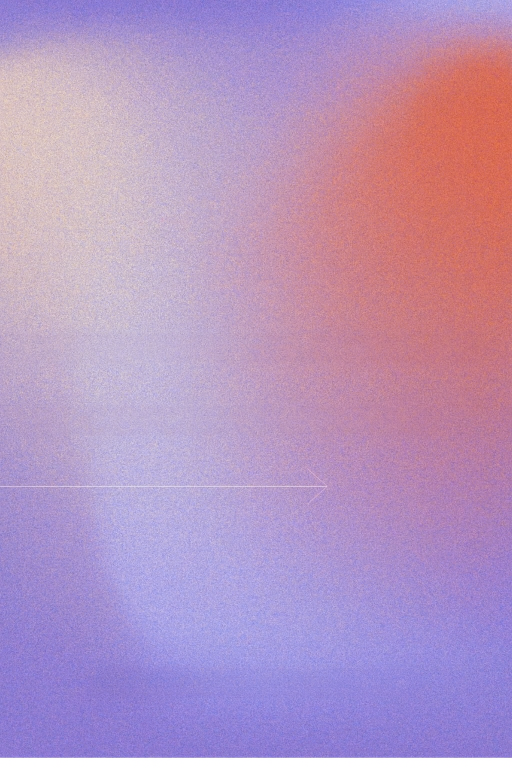
#> input picture assets/images/fond_bleu_rouge_fleche.png, 1024 x 1536 px (shown at 1/2 size)
$ python blanc_sans_le_n.py
#> lines starting #> are read from the running program, lines starting #| are printed output that depends on the picture; after the words box and inside, x2 and y2 are one past the last pixel; in counts of white or black regions, pixels touching at a corner belong together
from PIL import Image, ImageFilter
import numpy as np
import os

def build_arrow_mask(im, white_thresh=245, sat_thresh=30,
                     dog_radius_small=1.2, dog_radius_large=3.0,
                     mask_threshold=12, dilate=1):
    # RGB -> luminance + saturation-like
#> called with white_thresh = 245, sat_thresh = 35, dog_radius_small = 1, dog_radius_large = 2.8, mask_threshold = 11, dilate = 1
    arr = np.array(im.convert("RGB"), dtype=np.uint8)
#> arr is the input picture: shape (1536, 1024, 3); mean R, G, B 182, 149.5, 191.4
    lum = (0.2126*arr[...,0] + 0.7152*arr[...,1] + 0.0722*arr[...,2]).astype(np.float32)
    maxc = arr.max(axis=2).astype(np.int16)
    minc = arr.min(axis=2).astype(np.int16)
    spread = (maxc - minc).astype(np.float32)
    sat_like = (spread / np.maximum(maxc, 1)) * 255.0
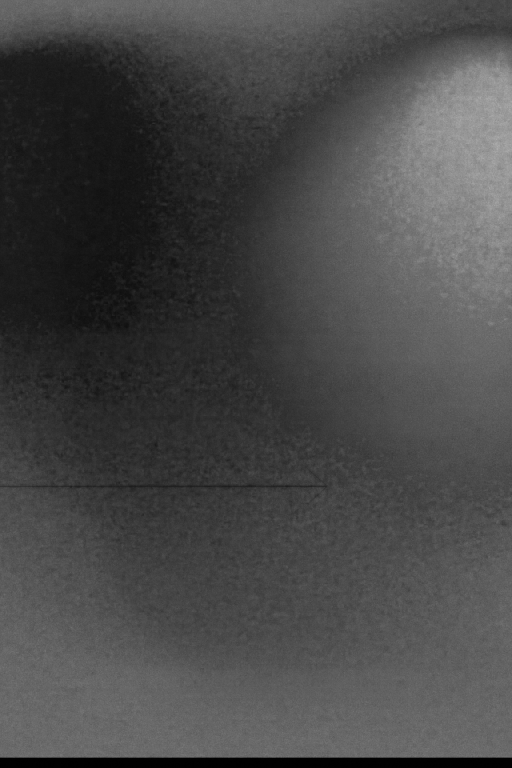
#> sat_like: shape (1536, 1024) float32 (shown at 1/2 size); min 0, max 179, mean 72.5

    near_white = (arr[...,0] >= white_thresh) & (arr[...,1] >= white_thresh) & (arr[...,2] >= white_thresh) & (sat_like <= sat_thresh)
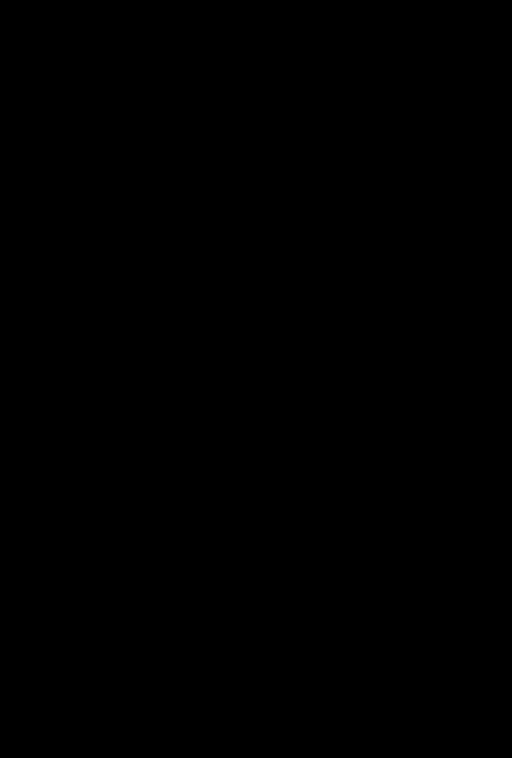
#> near_white: shape (1536, 1024) bool (shown at 1/2 size); 1.3% white; 1 white region, box (x1, y1, x2, y2) and area: (0, 1516, 1024, 1536) 20480

    # Difference of Gaussians pour isoler les traits fins clairs
    L1 = Image.fromarray(np.clip(lum,0,255).astype(np.uint8), "L").filter(ImageFilter.GaussianBlur(radius=dog_radius_small))
    L2 = Image.fromarray(np.clip(lum,0,255).astype(np.uint8), "L").filter(ImageFilter.GaussianBlur(radius=dog_radius_large))
    dog = np.array(L1, dtype=np.int16) - np.array(L2, dtype=np.int16)
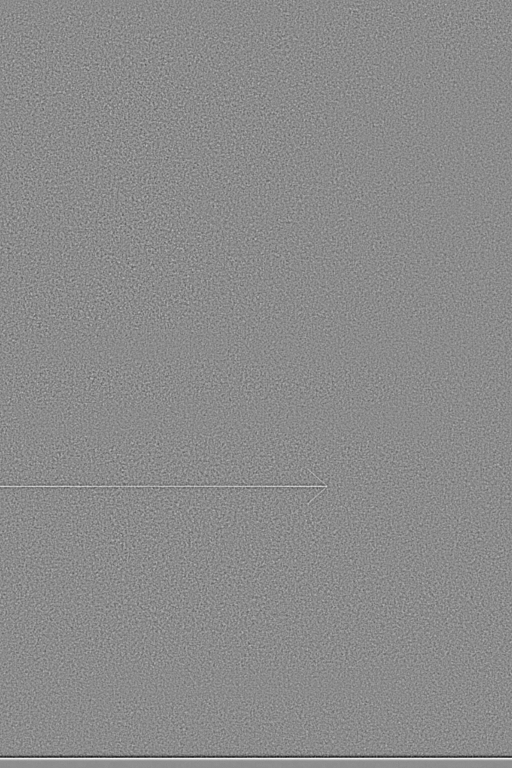
#> dog: shape (1536, 1024) int16 (shown at 1/2 size); min -35, max 28, mean -0.5; drawn with min black and max white
    dog_mask = dog > mask_threshold
#> dog_mask: shape (1536, 1024) bool; 0.25% white; 99 white regions (88 under 20 px), largest, box (x1, y1, x2, y2) and area: (0, 1516, 1024, 1519) 3072, (524, 971, 654, 974) 194, (39, 972, 146, 974) 155

    mask = near_white | dog_mask
#> mask: shape (1536, 1024) bool; 1.4% white; 99 white regions (88 under 20 px), largest, box (x1, y1, x2, y2) and area: (0, 1516, 1024, 1536) 20480, (524, 971, 654, 974) 194, (39, 972, 146, 974) 155
    if dilate > 0:
        mask = np.array(Image.fromarray(mask.astype(np.uint8)*255, "L")
                        .filter(ImageFilter.MaxFilter(size=dilate*2+1))) > 127
#> mask: shape (1536, 1024) bool; 1.6% white; 85 white regions (74 under 20 px), largest, box (x1, y1, x2, y2) and area: (0, 1515, 1024, 1536) 21504, (387, 970, 655, 975) 953, (0, 971, 147, 975) 541
    return mask

def inpaint_by_neighbor_mean(im, mask, max_iter=400, neighbors=8):
#> called with max_iter = 500, neighbors = 8
    assert neighbors in (4,8)
    arr = np.array(im.convert("RGBA"), dtype=np.uint8)
    R, G, B, A = [arr[...,i].astype(np.float32) for i in range(4)]
#> A: shape (1536, 1024) float32; every value is 255
    h, w = R.shape
#> h = 1536; w = 1024
    target = mask.copy()
    offsets = [(0,1),(1,0),(0,-1),(-1,0)] + ([(1,1),(1,-1),(-1,1),(-1,-1)] if neighbors==8 else [])

    for _ in range(max_iter):
        nonmasked = ~target
        Rp = np.pad(R, ((1,1),(1,1)), mode='edge')
        Gp = np.pad(G, ((1,1),(1,1)), mode='edge')
        Bp = np.pad(B, ((1,1),(1,1)), mode='edge')
        Mp = np.pad(nonmasked.astype(np.float32), ((1,1),(1,1)), mode='constant', constant_values=0.0)

        sumR = np.zeros_like(R); sumG = np.zeros_like(G); sumB = np.zeros_like(B); cnt = np.zeros_like(R)
        for dy, dx in offsets:
            y0, y1 = 1+dy, 1+dy+h; x0, x1 = 1+dx, 1+dx+w
            m = Mp[y0:y1, x0:x1]
            sumR += Rp[y0:y1, x0:x1] * m; sumG += Gp[y0:y1, x0:x1] * m; sumB += Bp[y0:y1, x0:x1] * m
            cnt  += m

        can_fill = target & (cnt > 0)
        if not np.any(can_fill): break

        R[can_fill] = sumR[can_fill] / cnt[can_fill]
        G[can_fill] = sumG[can_fill] / cnt[can_fill]
        B[can_fill] = sumB[can_fill] / cnt[can_fill]
        R = np.clip(np.rint(R),0,255); G = np.clip(np.rint(G),0,255); B = np.clip(np.rint(B),0,255)
        target[can_fill] = False
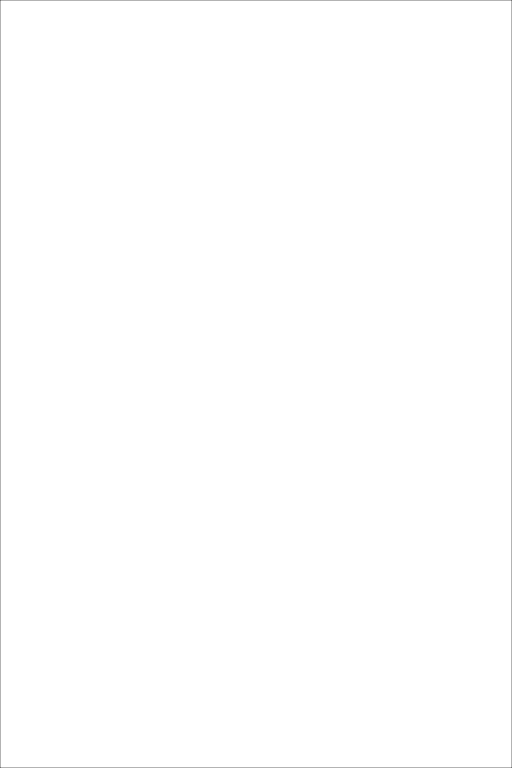
#> cnt: shape (1536, 1024) float32 (shown at 1/2 size); min 3, max 8, mean 7.99; drawn with min black and max white
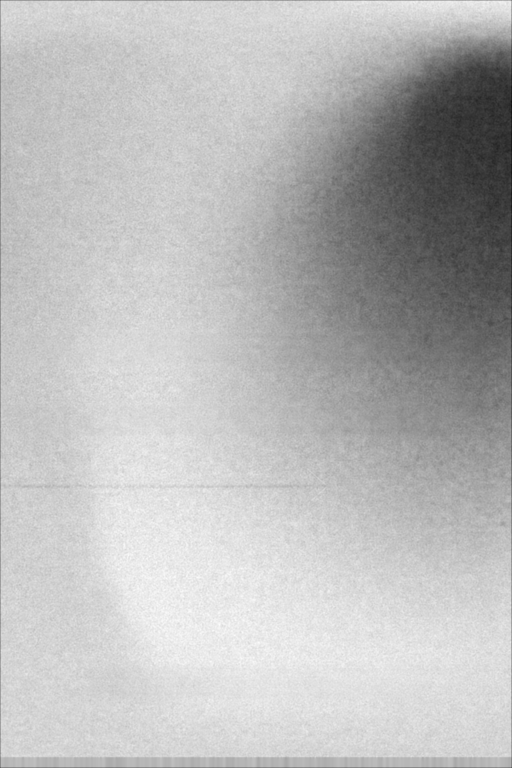
#> sumB: shape (1536, 1024) float32 (shown at 1/2 size); min 358, max 1944, mean 1521.7; drawn with min black and max white
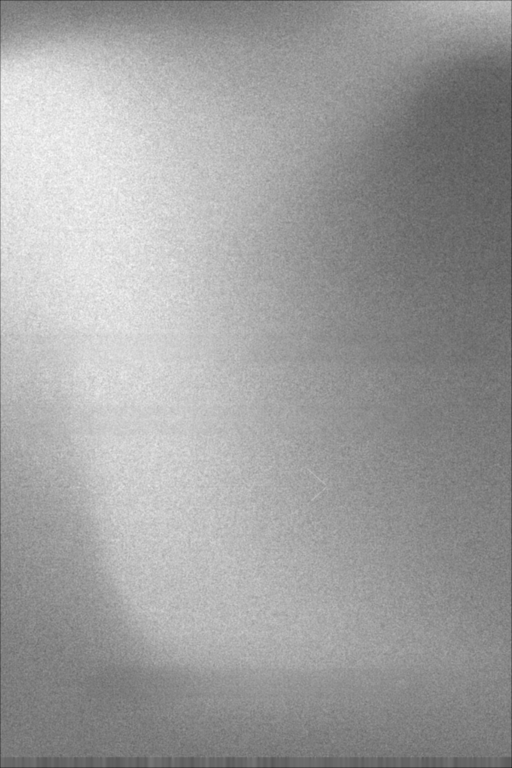
#> sumG: shape (1536, 1024) float32 (shown at 1/2 size); min 322, max 1689, mean 1178.9; drawn with min black and max white
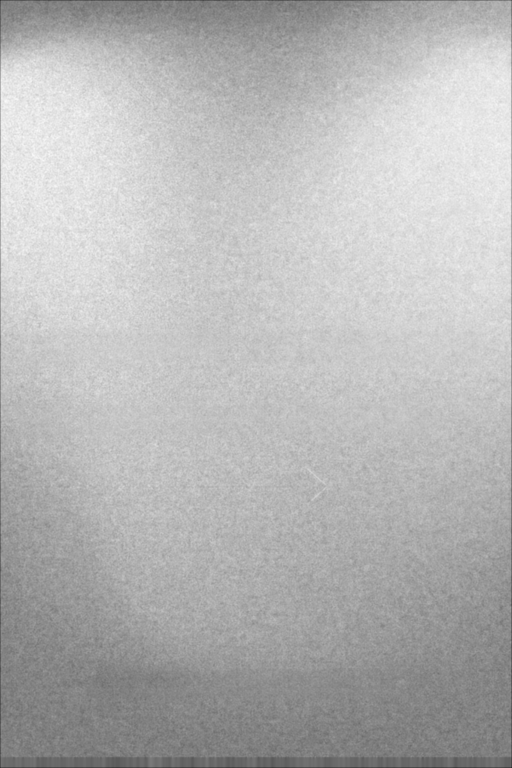
#> sumR: shape (1536, 1024) float32 (shown at 1/2 size); min 376, max 1869, mean 1440.2; drawn with min black and max white
#> target: shape (1536, 1024) bool; every value is 0

    return Image.fromarray(np.stack([R.astype(np.uint8), G.astype(np.uint8), B.astype(np.uint8), arr[...,3]], axis=-1), "RGBA")

def auto_crop_white_borders(im, white_thresh=245, sat_thresh=35, max_crop=120):
#> called with white_thresh = 245, sat_thresh = 35, max_crop = 150
    arr = np.array(im.convert("RGB"), dtype=np.uint8)
    h, w, _ = arr.shape
#> h = 1536; w = 1024
    maxc = arr.max(axis=2).astype(np.int16); minc = arr.min(axis=2).astype(np.int16)
    spread = (maxc - minc).astype(np.float32)
    sat_like = (spread / np.maximum(maxc, 1)) * 255.0
    whiteish = (arr[...,0] >= white_thresh) & (arr[...,1] >= white_thresh) & (arr[...,2] >= white_thresh) & (sat_like <= sat_thresh)

    def scan(mask, side):
#> called with side = 'top'
        cut=0
        if side=="top":
            for y in range(min(max_crop, mask.shape[0])):
                if mask[y].mean()>0.8: cut=y+1
                else: break
        if side=="bottom":
            for i,y in enumerate(range(mask.shape[0]-1,-1,-1)):
                if i>=max_crop: break
                if mask[y].mean()>0.8: cut=i+1
                else: break
        if side=="left":
            for x in range(min(max_crop, mask.shape[1])):
                if mask[:,x].mean()>0.8: cut=x+1
                else: break
        if side=="right":
            for i,x in enumerate(range(mask.shape[1]-1,-1,-1)):
                if i>=max_crop: break
                if mask[:,x].mean()>0.8: cut=i+1
                else: break
        return cut

    t=scan(whiteish,"top"); b=scan(whiteish,"bottom"); l=scan(whiteish,"left"); r=scan(whiteish,"right")
#> after `t = scan(whiteish, 'top')`: t = 0
#> after `b = scan(whiteish, 'bottom')`: b = 0
#> after `l = scan(whiteish, 'left')`: l = 0
#> after `r = scan(whiteish, 'right')`: r = 0
    return im.crop((l,t,w-r,h-b)), (t,b,l,r)

def clean_image_remove_arrow_and_border(input_path, output_path):
    im = Image.open(input_path).convert("RGBA")
    mask = build_arrow_mask(im, white_thresh=245, sat_thresh=35, dog_radius_small=1.0, dog_radius_large=2.8, mask_threshold=11, dilate=1)
    inpainted = inpaint_by_neighbor_mean(im, mask, max_iter=500, neighbors=8)
    cropped, cuts = auto_crop_white_borders(inpainted, white_thresh=245, sat_thresh=35, max_crop=150)
#> cuts = (0, 0, 0, 0)
    os.makedirs(os.path.dirname(output_path) or ".", exist_ok=True)
    cropped.save(output_path)
    Image.fromarray((mask.astype(np.uint8)*255), "L").save(os.path.splitext(output_path)[0] + "_mask.png")
    return output_path, cuts

clean_image_remove_arrow_and_border("fond_bleu_rouge_fleche.png","fond_bleu_rouge.png")
